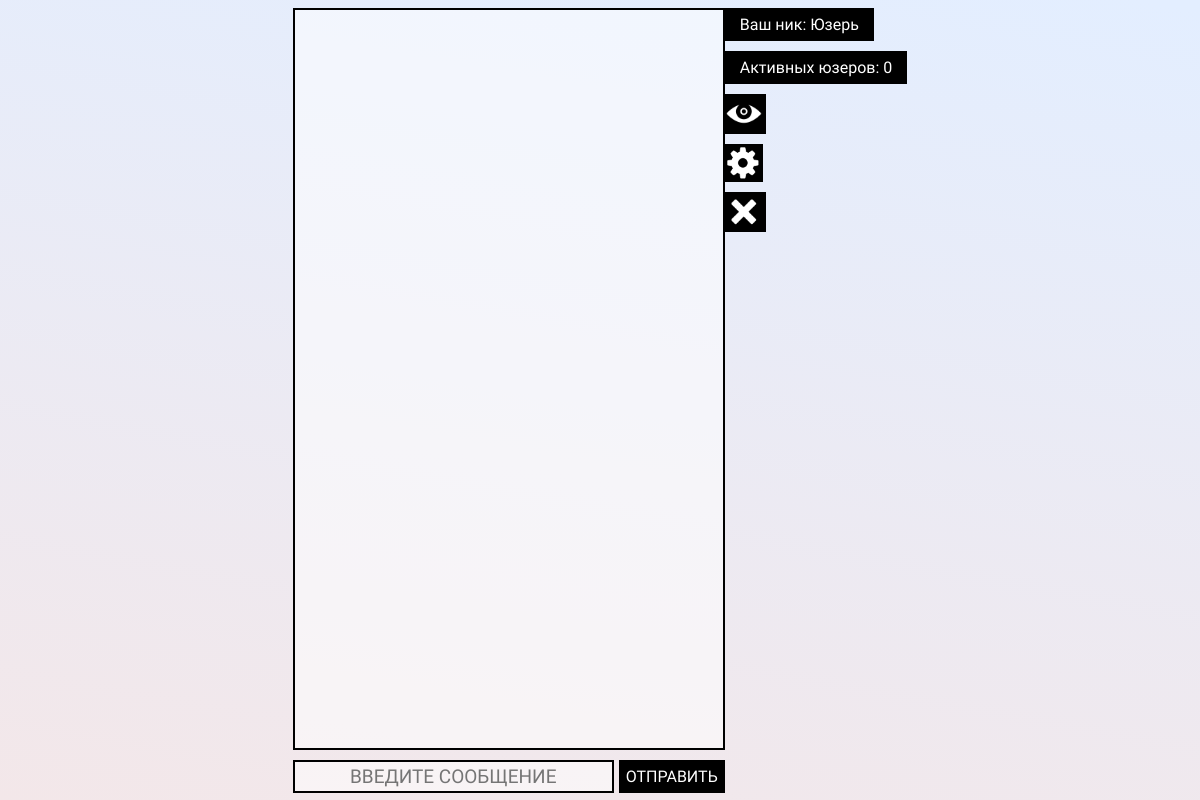
/chat.php (signed in), run on an earlier commit of the app's database.
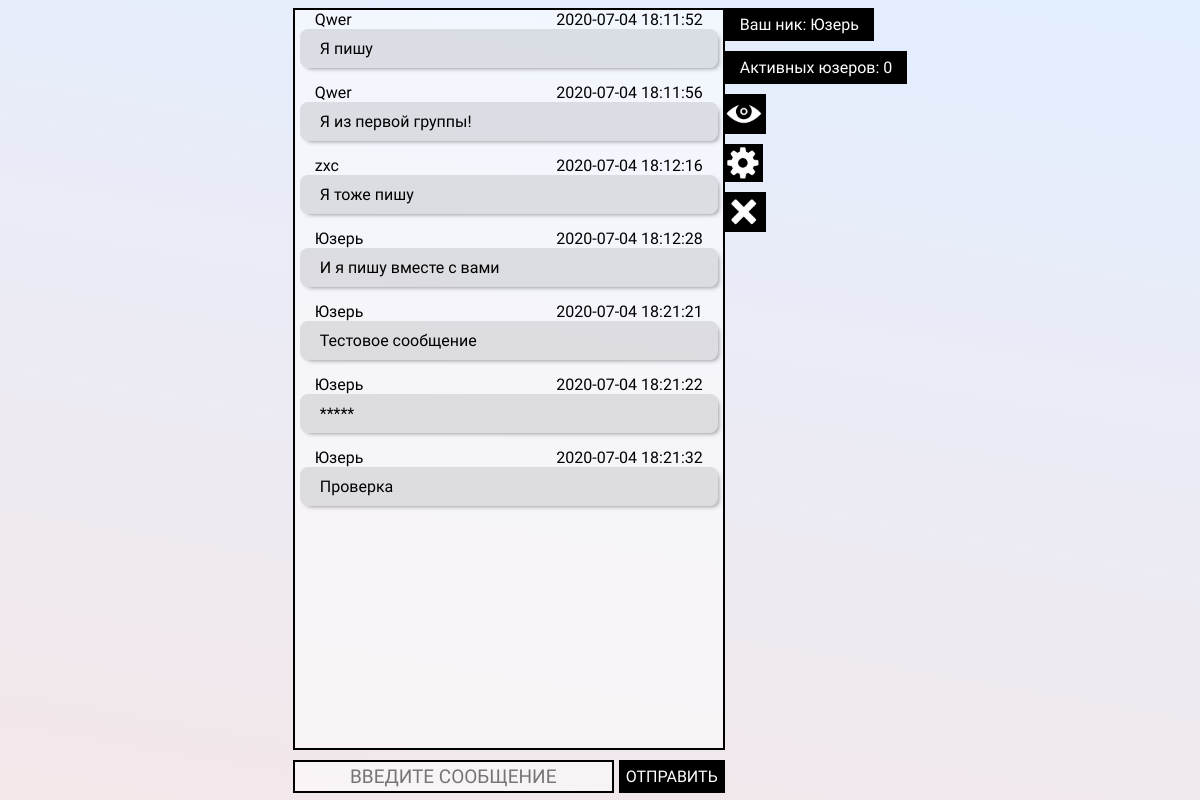
And on a later commit of the database.
### tables this page shows
CREATE TABLE `messages` (
  `id_message` int NOT NULL,
  `text_message` text,
  `time_message` datetime DEFAULT CURRENT_TIMESTAMP,
  `id_author` int DEFAULT NULL
);

CREATE TABLE `users` (
  `id_user` int NOT NULL,
  `login_user` varchar(45) NOT NULL,
  `name_user` varchar(45) NOT NULL,
  `password_user` varchar(45) NOT NULL,
  `id_role` int NOT NULL,
  `id_grupi` int NOT NULL
);

### chat.php (the view, shortened to what this page needs)
<?php
$name = $_SESSION['username'];
include "send.php";
?>
<!DOCTYPE html>
<html>
<head>
    <link rel="stylesheet" href="stylesheets\style_chat.css">
    <?
    if ($_SESSION['theme'] == 1)
        echo '<link rel="stylesheet" href="stylesheets\style_chat.css">';
    ?>
</head>
<body>
<div id="main">
    <div id="first">
        <?php
        require_once 'connection.php';
        $query = "SELECT name_user, time_message, text_message FROM users, messages WHERE users.id_user = messages.id_author ORDER BY id_message";
        $result = mysqli_query($link, $query);
        echo "<div id='chat-box'>";
        if ($result)
        {
            while ($row_data = mysqli_fetch_row($result))
            {
                echo "	<div>";
                echo "		<p class='name'> $row_data[0] </p>";
                echo "		<p class='date'> $row_data[1] </p>";
                echo "		<p class='message'> $row_data[2] </p>";
                echo "	</div>";
            }
        }
        echo "</div>";
        ?>
        <?php
        $users = 0;
        ?>
        <form id="f-chat" method="GET" action="send.php">
            <input type="text" name="chat-text" id="i-text" required="" autofocus placeholder="ВВЕДИТЕ СООБЩЕНИЕ">
            <input type="submit" name="chat-button" id="i-button" value="ОТПРАВИТЬ">
        </form>
    </div>
    <div id='second'>
        <?
        $query = "SELECT name_user FROM users WHERE login_user = '$name'";
        $row = mysqli_query($link, $query);
        $row_data = mysqli_fetch_row($row);
        $result = $row_data[0];
        echo "<p class='user-count'> Ваш ник: $result </p>";
        echo "<p class='user-count'> Активных юзеров: $users </p>";
        ?>
        <form id="change-theme" method="GET" action="theme.php">
            <input type="submit" name="c-theme" id="c-theme" value="">
        </form>
        <? echo "<a href='setting.php' class='setting'>  </a>"; ?>
        <form id="log-out" method="GET" action="logout.php">
            <input type="submit" name="exit-button" id="e-button" value="">
        </form>
    </div>
</div>
</body>
</html>

What changed in the data, as far as the page shows it:
added messages: id_author.name_user "Qwer", time_message "2020-07-04 18:11:52", text_message "Я пишу"
added messages: id_author.name_user "Qwer", time_message "2020-07-04 18:11:56", text_message "Я из первой группы!"
added messages: id_author.name_user "zxc", time_message "2020-07-04 18:12:16", text_message "Я тоже пишу"
added messages: id_author.name_user "Юзерь", time_message "2020-07-04 18:12:28", text_message "И я пишу вместе с вами"
added messages: id_author.name_user "Юзерь", time_message "2020-07-04 18:21:21", text_message "Тестовое сообщение"
added messages: id_author.name_user "Юзерь", time_message "2020-07-04 18:21:22", text_message "*****"
added messages: id_author.name_user "Юзерь", time_message "2020-07-04 18:21:32", text_message "Проверка"
